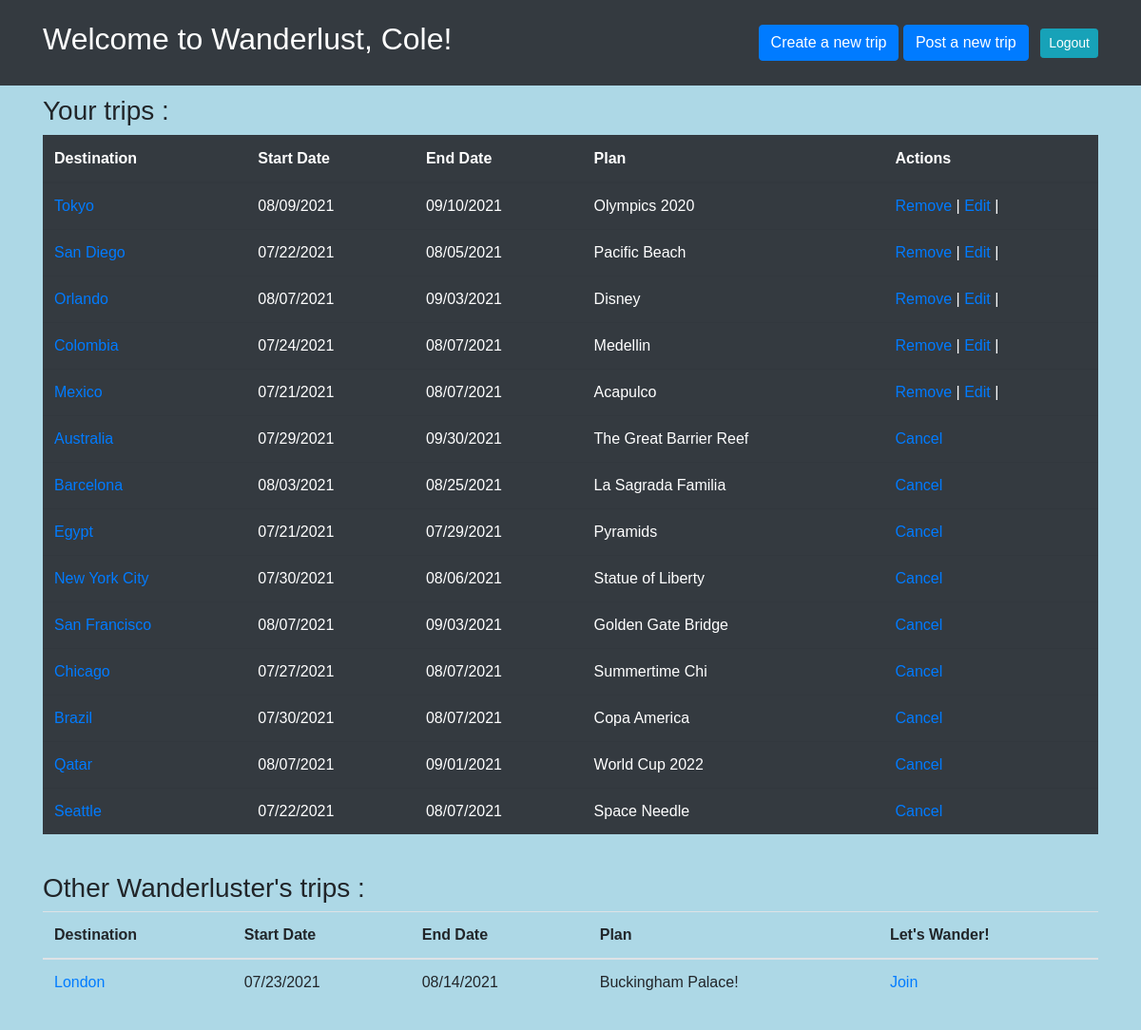
The app's page /dashboard (signed in) with its own data.
### wanderlust_app/models.py (models this page shows)
class User(models.Model):
    first_name = models.CharField(max_length=255)
    last_name = models.CharField(max_length=255)
    email = models.CharField(max_length=255)
    password = models.CharField(max_length=255)
    created_at = models.DateField(auto_now_add=True)
    updated_at = models.DateField(auto_now=True)
    objects = UserManager()

class Trip(models.Model):
    destination = models.CharField(max_length=255)
    start_date = models.DateTimeField()
    end_date = models.DateTimeField()
    plan = models.TextField()
    creator = models.ForeignKey(User, related_name = "trips",on_delete=models.CASCADE)
    joined = models.ManyToManyField(User, related_name = "joined_trips")
    created_at = models.DateField(auto_now_add=True)
    updated_at = models.DateField(auto_now=True)
    objects = TripManager()

### wanderlust_app/views.py (the view)
# urls.py: path('dashboard', views.dashboard),
def dashboard(request):
    if 'user_id' not in request.session:
        return redirect("/")
    user = User.objects.get(id = request.session['user_id'])
    context = {
		"user": user,
		"user_trips":Trip.objects.filter(creator = user),
        "joined_trips" : Trip.objects.filter(joined=user),
		"other_trips": Trip.objects.all().exclude(creator=user).exclude(joined=user),
	}
    return render(request,"trips.html",context)

### wanderlust_app/templates/trips.html (shortened to what this page needs)
<!DOCTYPE html>
<html lang="en">
<head>
    <link rel="stylesheet" href="https://stackpath.bootstrapcdn.com/bootstrap/4.1.3/css/bootstrap.min.css">
    {% load static %}
    <link rel="stylesheet" href="{% static 'css/style.css' %}">
</head>
<body>
    <nav class="navbar navbar-expand-lg navbar-dark bg-dark">
        <div class="container">
            <h2 class="header-color">Welcome to Wanderlust, {{request.session.greeting}}!</h2>
                <span class="navbar-text">
                    <a href="/trips/new"><button class="btn btn-primary">Create a new trip </button></a>
                    <a href="/success"><button class="btn btn-primary">Post a new trip </button></a>
                    <a href="/logout" role="button" class="btn btn-sm btn-info ml-2 text-white">Logout</a>
                </span>
        </div>
    </nav>
    <div class="container">
        <h3> Your trips :</h3>
<table class="table table-dark bg-dark">
    <thead>
        <th>Destination</th>
        <th>Start Date</th>
        <th>End Date</th>
        <th>Plan</th>
        <th>Actions</th>
    </thead>
    {% for trip in user_trips %}
    <tr>
        <td><a href="/trips/{{trip.id}}">{{trip.destination}}</a></td>
        <td>{{trip.start_date|date:"SHORT_DATE_FORMAT"}}</td>
        <td>{{trip.end_date|date:"SHORT_DATE_FORMAT"}}</td>
        <td>{{trip.plan}}</td>
        <td><a href="trips/{{trip.id}}/delete"> Remove </a> |
            <a href="trips/edit/{{trip.id}}">Edit</a> |
        </td>
    </tr>
    {% endfor %}
    {% for trip in joined_trips %}
    <tr>
        <td><a href="/trips/{{trip.id}}">{{trip.destination}}</a></td>
        <td>{{trip.start_date|date:"SHORT_DATE_FORMAT"}}</td>
        <td>{{trip.end_date|date:"SHORT_DATE_FORMAT"}}</td>
        <td>{{trip.plan}}</td>
        <td><a href="/trips/{{trip.id}}/cancel">Cancel</a></td>
    </tr>
    {% endfor %}
</table><br>
<h3> Other Wanderluster's trips :</h3>
<table class="table">
    <thead>
        <th>Destination</th>
        <th> Start Date</th>
        <th> End Date</th>
        <th>Plan</th>
        <th>Let's Wander!</th>
    </thead>
    {% for trip in other_trips %}
    <tr>
        <td><a href="/trips/{{ trip.id }}">{{trip.destination}}</a></td>
        <td>{{trip.start_date|date:"SHORT_DATE_FORMAT"}}</td>
        <td>{{trip.end_date|date:"SHORT_DATE_FORMAT"}}</td>
        <td>{{trip.plan}}</td>
        <td><a href="/trips/{{trip.id}}/join">Join</a></td>
    {% endfor %}
</table>
    </div>
</body>
</html>

### wanderlust_app/static/css/style.css (style rules this page uses)
* { padding: 0; margin: 0; font-family: sans-serif; }
div { padding: 10px; }
body { background-color: lightblue }
.header-color { color: white; }

### records on screen
User: session.greeting "Cole"
Trip: destination "Tokyo", start_date "08/09/2021", end_date "09/10/2021", plan "Olympics 2020"
Trip: destination "San Diego", start_date "07/22/2021", end_date "08/05/2021", plan "Pacific Beach"
Trip: destination "Orlando", start_date "08/07/2021", end_date "09/03/2021", plan "Disney"
Trip: destination "Colombia", start_date "07/24/2021", end_date "08/07/2021", plan "Medellin"
Trip: destination "Mexico", start_date "07/21/2021", end_date "08/07/2021", plan "Acapulco"
Trip: destination "Australia", start_date "07/29/2021", end_date "09/30/2021", plan "The Great Barrier Reef"
Trip: destination "Barcelona", start_date "08/03/2021", end_date "08/25/2021", plan "La Sagrada Familia"
Trip: destination "Egypt", start_date "07/21/2021", end_date "07/29/2021", plan "Pyramids"
Trip: destination "New York City", start_date "07/30/2021", end_date "08/06/2021", plan "Statue of Liberty"
Trip: destination "San Francisco", start_date "08/07/2021", end_date "09/03/2021", plan "Golden Gate Bridge"
Trip: destination "Chicago", start_date "07/27/2021", end_date "08/07/2021", plan "Summertime Chi"
Trip: destination "Brazil", start_date "07/30/2021", end_date "08/07/2021", plan "Copa America"
Trip: destination "Qatar", start_date "08/07/2021", end_date "09/01/2021", plan "World Cup 2022"
Trip: destination "Seattle", start_date "07/22/2021", end_date "08/07/2021", plan "Space Needle"
Trip: destination "London", start_date "07/23/2021", end_date "08/14/2021", plan "Buckingham Palace!"
